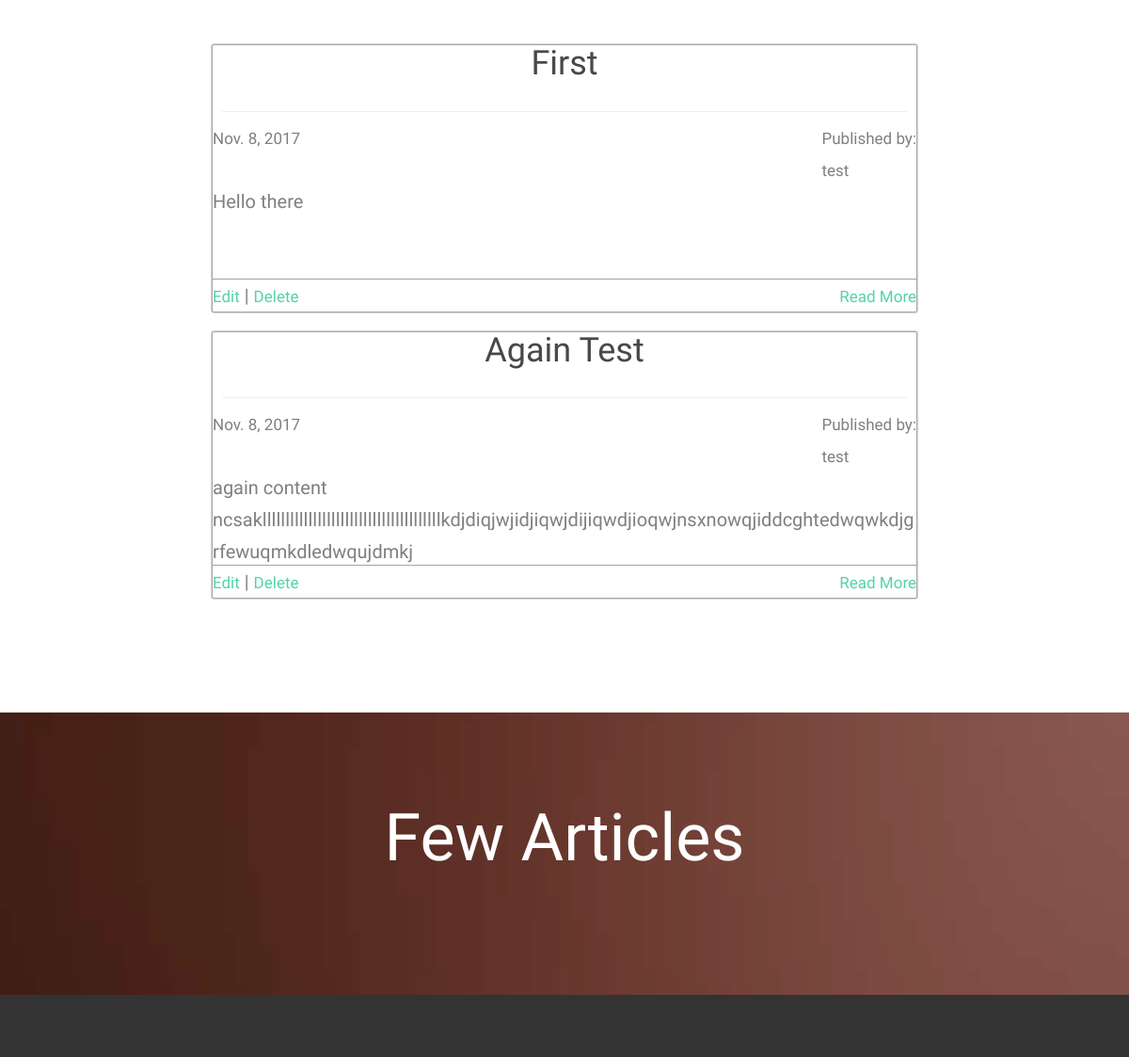
The page /articles/ (middle part) on the database as committed earlier.
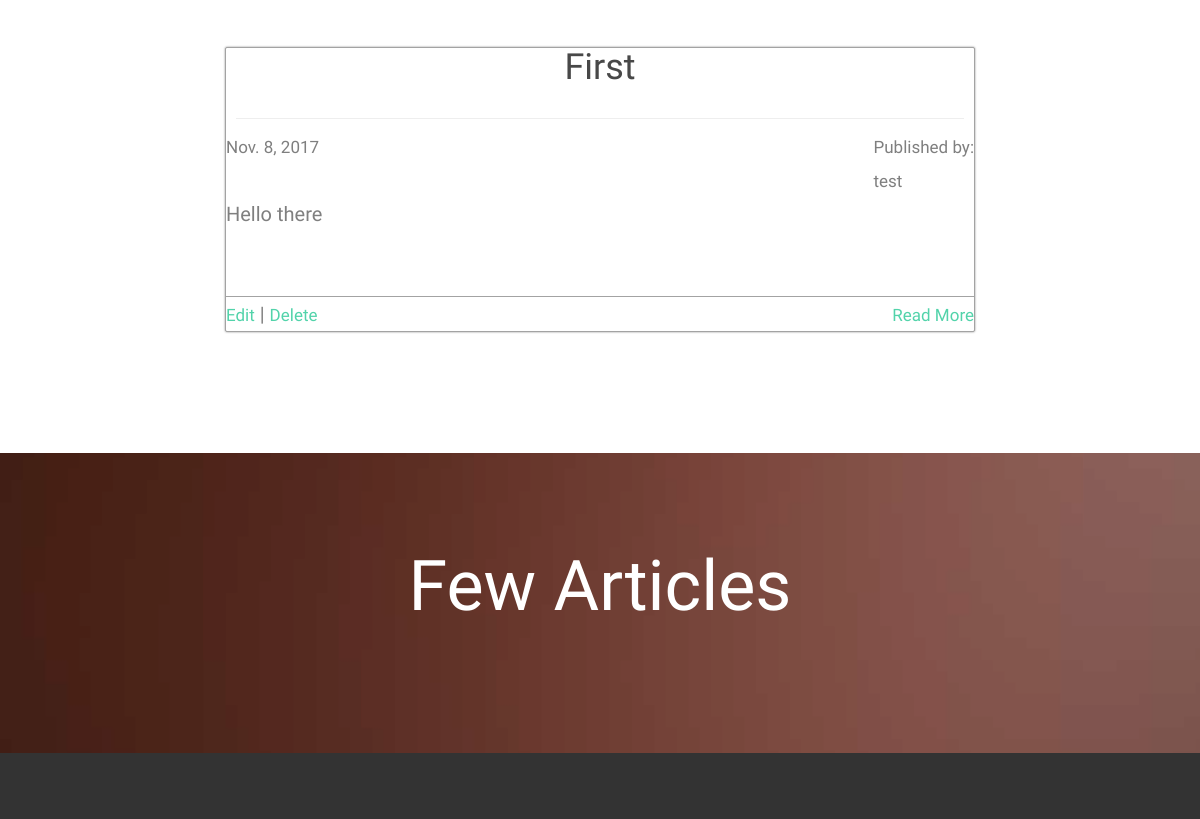
The same page on the database as committed later.
### articles/models.py (models this page shows, shortened)
class Article(models.Model):
    user = models.ForeignKey(User, on_delete=models.CASCADE)
    title = models.CharField(max_length=75)
    content = models.TextField()
    publisher = models.CharField(max_length=50)
    date = models.DateField()

### articles/views.py (the view)
# urls.py: url(r'^articles/', include('articles.urls')),
def articles(request):
    all_articles = Article.objects.all()
    return render(request, 'articles.html', {'all_articles': all_articles})

### articles/templates/articles.html (shortened to what this page needs)
{% extends 'base.html' %}
{% block body %}
  <div class="fh5co-section">
    <div class="container">
      <div class="row">
        <div class="col-md-2"></div>
        <div class="col-md-8">
          {% for article in all_articles %}
            <div class="fh5co-text article-box">
              <div class="text-center"><h1>{{ article.title }}</h1>
                <hr>
              </div>
              <span><small>{{ article.date }}</small></span><span
                style="float: right;">
              <small>Published by:</small><br>
            <small>{{ article.publisher }}</small>
          </span>
              <div class="article-content">
                {{ article.content }}
              </div>
              <span><small><a href="#">Edit</a></small></span> | <span><small><a href="#">Delete</a></small></span><span
                style="float: right;">
              <small><a href="{% url 'articles:full_article' article.id %}">Read More</a></small>
            </span>
            </div>
          {% endfor %}
        </div>
      </div>
      <div class="col-md-2"></div>
    </div>
  </div>
  <div class="fh5co-parallax"
       style="background-image: url(images/hero_2.jpg);height: 300px; margin: auto;"
       data-stellar-background-ratio="0.5">
    <div class="overlay"></div>
    <div class="container">
      <div class="row">
        <div
            class="col-md-8 col-md-offset-2 col-sm-12 col-sm-offset-0 col-xs-12 col-xs-offset-0 text-center fh5co-table">
          <div class="fh5co-intro fh5co-table-cell">
            <h1 class="text-center" style="margin-top: -180px;">
              Few Articles</h1>
          </div>
        </div>
      </div>
    </div>
  </div>
{% endblock %}

Rows that differ between the two databases and show on the page:
removed Article: title "Again Test", date "Nov. 8, 2017", publisher "test", content "again content ncsaklllllllllllllllllllllllllllllllllllllllkdjdiqjwjidjiqwjdijiqwdjioqwjnsxnowqjiddcghtedwqwkdjgrfewuqmkdledwqujdmkj"
